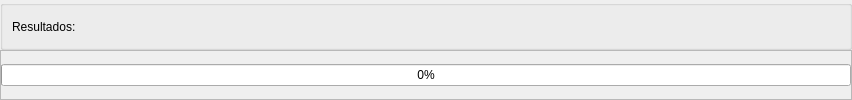
                 <widget class="QWidget" name="pageresults">
                  <attribute name="title">
                   <string>Analise Resultados</string>
                  </attribute>
                  <layout class="QVBoxLayout" name="verticalLayout_16">
                   <property name="spacing">
                    <number>0</number>
                   </property>
                   <property name="leftMargin">
                    <number>0</number>
                   </property>
                   <property name="topMargin">
                    <number>0</number>
                   </property>
                   <property name="rightMargin">
                    <number>0</number>
                   </property>
                   <property name="bottomMargin">
                    <number>0</number>
                   </property>
                   <item>
                    <widget class="QGroupBox" name="groupBox_21">
                     <property name="maximumSize">
                      <size>
                       <width>16777215</width>
                       <height>50</height>
                      </size>
                     </property>
                     <property name="styleSheet">
                      <string notr="true"/>
                     </property>
                     <property name="flat">
                      <bool>true</bool>
                     </property>
                     <layout class="QHBoxLayout" name="horizontalLayout_15">
                      <item>
                       <widget class="QLabel" name="label_12">
                        <property name="styleSheet">
                         <string notr="true"/>
                        </property>
                        <property name="text">
                         <string>Resultados:</string>
                        </property>
                        <property name="textFormat">
                         <enum>Qt::AutoText</enum>
                        </property>
                        <property name="scaledContents">
                         <bool>false</bool>
                        </property>
                        <property name="wordWrap">
                         <bool>false</bool>
                        </property>
                       </widget>
                      </item>
                      <item>
                       <spacer name="horizontalSpacer_5">
                        <property name="orientation">
                         <enum>Qt::Horizontal</enum>
                        </property>
                        <property name="sizeHint" stdset="0">
                         <size>
                          <width>764</width>
                          <height>20</height>
                         </size>
                        </property>
                       </spacer>
                      </item>
                     </layout>
                    </widget>
                   </item>
                   <item>
                    <widget class="QFrame" name="frame_16">
                     <property name="styleSheet">
                      <string notr="true"/>
                     </property>
                     <property name="frameShape">
                      <enum>QFrame::StyledPanel</enum>
                     </property>
                     <property name="frameShadow">
                      <enum>QFrame::Raised</enum>
                     </property>
                     <layout class="QVBoxLayout" name="verticalLayout_12">
                      <property name="spacing">
                       <number>15</number>
                      </property>
                      <property name="leftMargin">
                       <number>0</number>
                      </property>
                      <property name="topMargin">
                       <number>0</number>
                      </property>
                      <property name="rightMargin">
                       <number>0</number>
                      </property>
                      <property name="bottomMargin">
                       <number>0</number>
                      </property>
                      <item>
                       <layout class="QVBoxLayout" name="set_validador_template_"/>
                      </item>
                      <item>
                       <widget class="QProgressBar" name="progressBar_2">
                        <property name="layoutDirection">
                         <enum>Qt::LeftToRight</enum>
                        </property>
                        <property name="value">
                         <number>0</number>
                        </property>
                        <property name="alignment">
                         <set>Qt::AlignCenter</set>
                        </property>
                       </widget>
                      </item>
                     </layout>
                    </widget>
                   </item>
                  </layout>
                 </widget>
